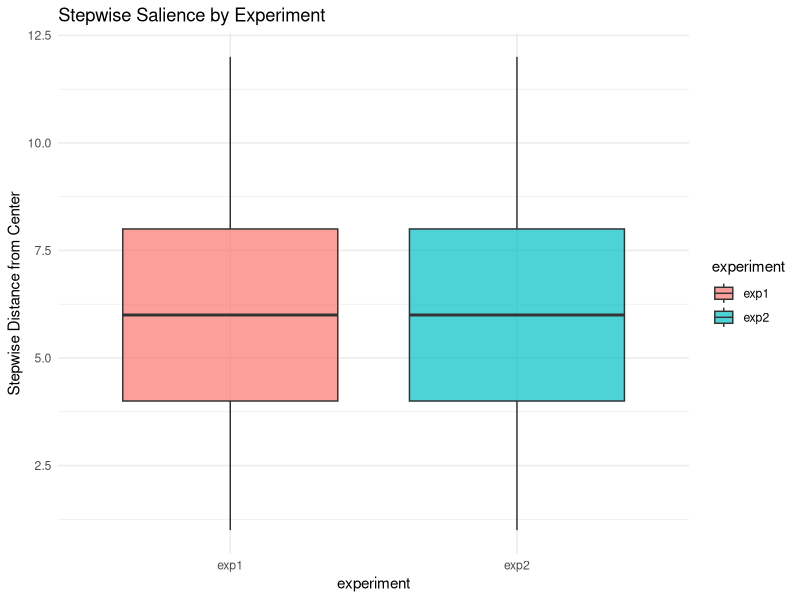
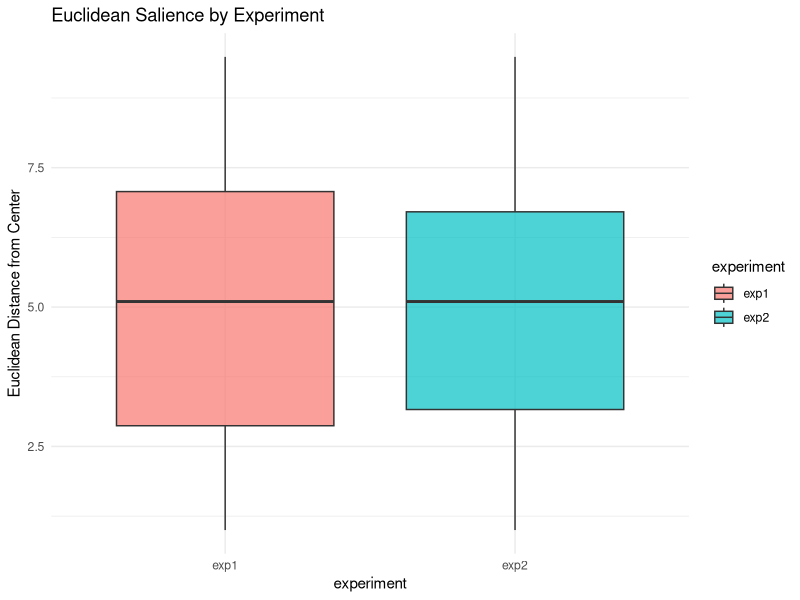
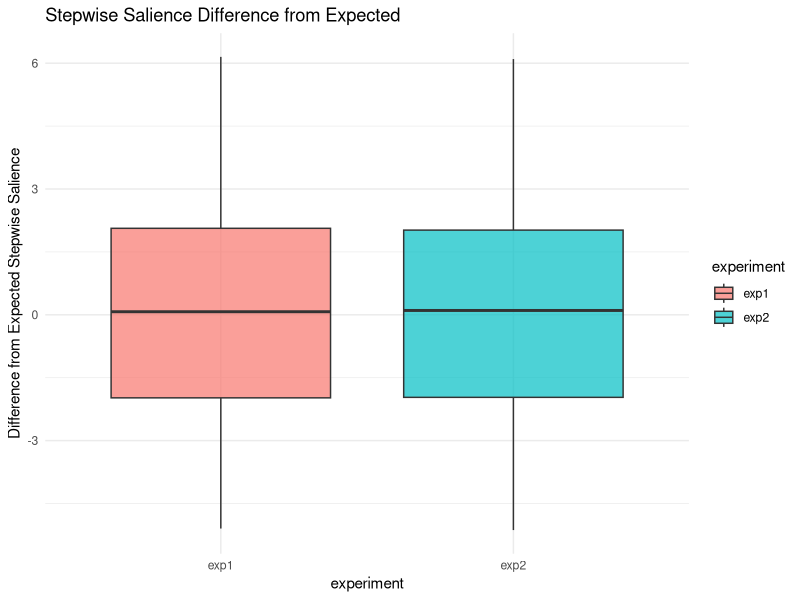
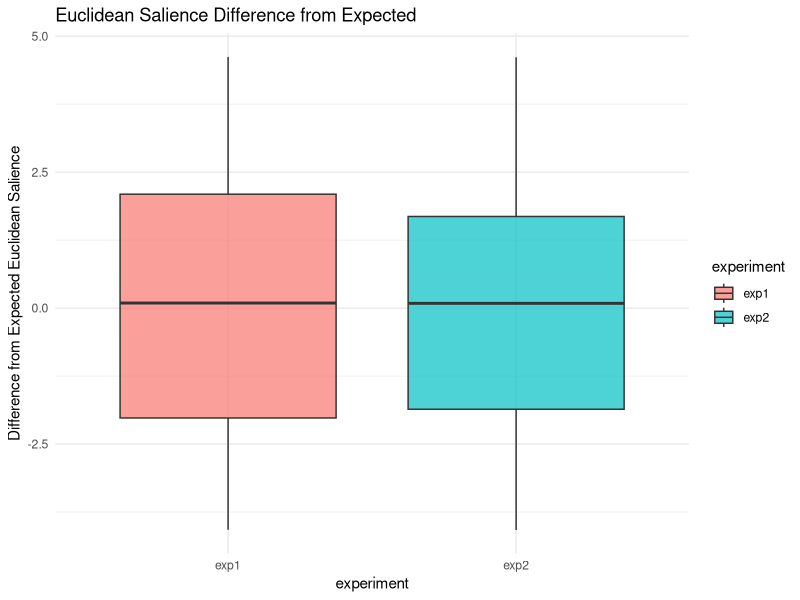

Recreate these plots in R, in order.
library(tidyverse)

exp1_data <- read_csv("data/e1/final_first_moves.csv")
exp2_data <- read_csv("data/e2/first_moves.csv")

# convert flat grid index to (row, col)
row_col <- function(index) {
  row <- index %/% 18   
  col <- index %% 18
  return(c(row, col))
}

# grid center defined at 44
center_coords <- row_col(44)

# compute stepwise and euclidean salience
compute_saliences <- function(move_string) {
  start_index <- as.integer(str_split(str_remove_all(move_string, "[()]"), ",")[[1]][1])
  start_coords <- row_col(start_index)
  
  stepwise <- abs(start_coords[1] - center_coords[1]) + abs(start_coords[2] - center_coords[2])
  euclidean <- sqrt((start_coords[1] - center_coords[1])^2 + (start_coords[2] - center_coords[2])^2)
  
  return(list(stepwise = stepwise, euclidean = euclidean))
}


exp1_data <- exp1_data %>%
  mutate(
    salience_values = map(first_move, compute_saliences),
    stepwise_salience = map_dbl(salience_values, "stepwise"),
    euclidean_salience = map_dbl(salience_values, "euclidean"),
    experiment = "exp1"
  ) %>%
  select(-salience_values) 


exp2_data <- exp2_data %>%
  mutate(
    salience_values = map(first_move, compute_saliences),
    stepwise_salience = map_dbl(salience_values, "stepwise"),
    euclidean_salience = map_dbl(salience_values, "euclidean"),
    experiment = "exp2"
  ) %>%
  select(-salience_values)

combined <- bind_rows(exp1_data, exp2_data)

# Summary statistics
combined %>%
  group_by(experiment) %>%
  summarise(
    mean_stepwise = mean(stepwise_salience),
    mean_euclidean = mean(euclidean_salience),
    sd_stepwise = sd(stepwise_salience),
    sd_euclidean = sd(euclidean_salience),
    n = n()
  )

# stepwise salience comparison
ggplot(combined, aes(x = experiment, y = stepwise_salience, fill = experiment)) +
  geom_boxplot(alpha = 0.7) +
  labs(
    title = "Stepwise Salience by Experiment",
    y = "Stepwise Distance from Center"
  ) +
  theme_minimal()

# euclidean salience comparison
ggplot(combined, aes(x = experiment, y = euclidean_salience, fill = experiment)) +
  geom_boxplot(alpha = 0.7) +
  labs(
    title = "Euclidean Salience by Experiment",
    y = "Euclidean Distance from Center"
  ) +
  theme_minimal()


t.test(stepwise_salience ~ experiment, data = combined)
t.test(euclidean_salience ~ experiment, data = combined)

# COMPARISON TO RANDOMLY SAMPLED SALIENCE

# generate N random saliences
sample_random_salience <- function(n = 1000) {
  random_indices <- sample(0:107, n, replace = TRUE)  
  saliences <- map(random_indices, ~{
    coords <- row_col(.x)
    stepwise <- abs(coords[1] - center_coords[1]) + abs(coords[2] - center_coords[2])
    euclidean <- sqrt((coords[1] - center_coords[1])^2 + (coords[2] - center_coords[2])^2)
    c(stepwise = stepwise, euclidean = euclidean)
  })
  
  df <- bind_rows(saliences)
  summarise(df,
            expected_stepwise = mean(stepwise),
            expected_euclidean = mean(euclidean))
}

# mutate df
combined <- combined %>%
  rowwise() %>%
  mutate(random_baseline = list(sample_random_salience(n = 1000))) %>%
  unnest_wider(random_baseline)

# difference from expected
combined <- combined %>%
  mutate(
    stepwise_diff = stepwise_salience - expected_stepwise,
    euclidean_diff = euclidean_salience - expected_euclidean
  )

ggplot(combined, aes(x = experiment, y = stepwise_diff, fill = experiment)) +
  geom_boxplot(alpha = 0.7) +
  labs(
    title = "Stepwise Salience Difference from Expected",
    y = "Difference from Expected Stepwise Salience"
  ) +
  theme_minimal()

ggplot(combined, aes(x = experiment, y = euclidean_diff, fill = experiment)) +
  geom_boxplot(alpha = 0.7) +
  labs(
    title = "Euclidean Salience Difference from Expected",
    y = "Difference from Expected Euclidean Salience"
  ) +
  theme_minimal()

t.test(stepwise_diff ~ experiment, data = combined)
t.test(euclidean_diff ~ experiment, data = combined)
